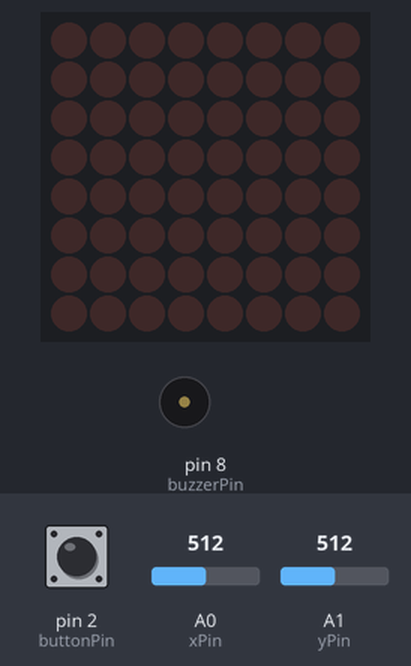
Bench run of a sketch on a simulated Arduino Uno, built with avr-gcc and run on an emulated ATmega328P. Parts: 8×8 LED matrix, buzzer (waves = sounding). The inputs (shaded band) are chosen by the test bench; at power-on: pin 2 (buttonPin) HIGH, A0 (xPin) = 512, A1 (yPin) = 512. Random numbers use the default seed unless the sketch sets one; what the sketch prints to the serial monitor is not drawn.

Above: at 1.2 s.
1.3 s: pin 2 (buttonPin) pulled LOW for 0.15 s
At 1.41 s:
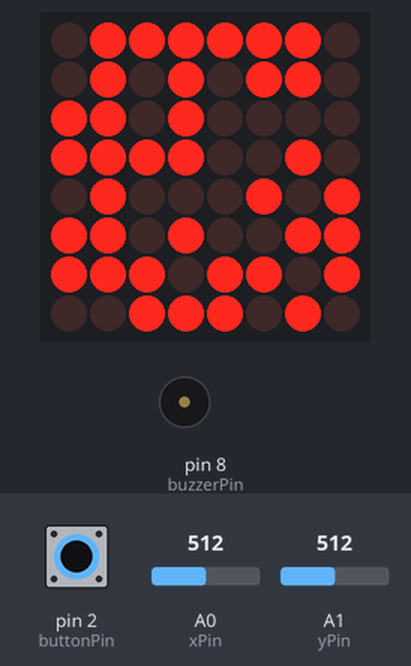
2.0 s: A0 (xPin) set to 477
3.5 s: A0 (xPin) set to 443
At 4.22 s:
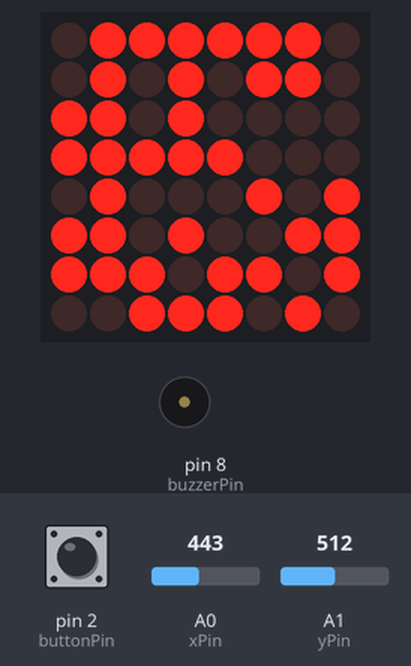
6.4 s: A1 (yPin) set to 554
7.9 s: A1 (yPin) set to 581
At 8.21 s:
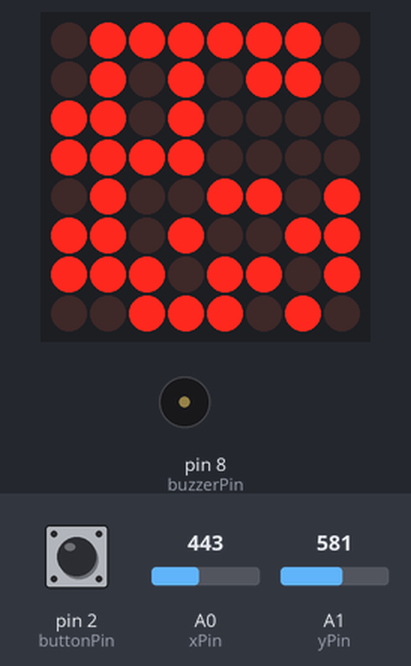
10.8 s: pin 2 (buttonPin) pulled LOW for 1 s
At 14.2 s:
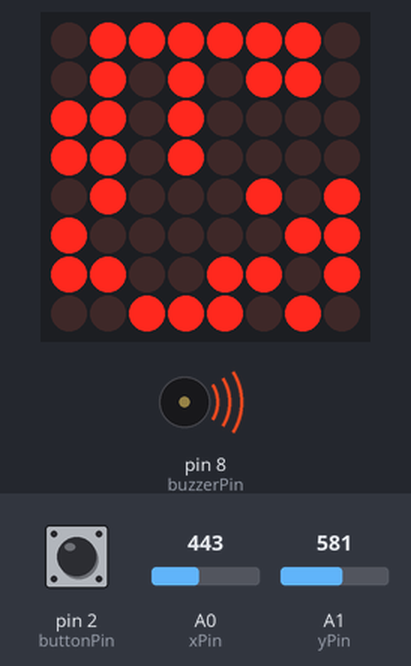
Timing chart, 0 to 15.8 s (numbered marks = the images above; inputs shaded):
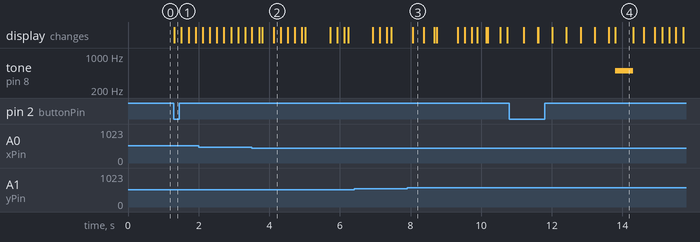

The sketch:

matrix1.ino
```cpp
//in video am scos buzzer ul pentru ca era zgomotos si deranja, i m sorry :)))))))
#include <LedControl.h>

// Pin configurations for components
const int buzzerPin = 8;
const int boomFrequency = 500;

const int DIN_PIN = 12;
const int CLK_PIN = 11;
const int CS_PIN = 10;
LedControl lc = LedControl(DIN_PIN, CLK_PIN, CS_PIN, 1);

const int BOMB_LED_PIN = 8;
const int JOYSTICK_DEADZONE = 50;
const int MOVE_INTERVAL = 300;
const int BOMB_INTERVAL = 3000;
unsigned long lastMoveTime = 0;
unsigned long bombLastPlacedTime = 0;

const int MATRIX_SIZE = 8;

const int xPin = A0;
const int yPin = A1;
const int buttonPin = 2;

// Initial player position
int playerX = MATRIX_SIZE / 2;
int playerY = MATRIX_SIZE / 2;

// Matrix to represent walls
bool walls[MATRIX_SIZE][MATRIX_SIZE];
bool wallsGenerated = false; // Flag to check if walls have been generated
bool displayHiFlag = true;   // Flag to display a greeting message
unsigned long previousMillis = 0;
const long interval = 200;

// Bomb-related variables
bool bombPlaced = false;
bool detonateFlag = false;
int bombX, bombY;

bool flagBomb = false;

unsigned long bombPreviousMillis = 0;
const long bombInterval = 100;
int score = 0;

void setup() {
  Serial.begin(9600);

  // Setup LED Matrix
  lc.shutdown(0, false);
  lc.setIntensity(0, 8);
  lc.clearDisplay(0);

  // Setup pins for components
  pinMode(buzzerPin, OUTPUT);
  pinMode(buttonPin, INPUT);
  digitalWrite(buttonPin, HIGH);
  pinMode(BOMB_LED_PIN, OUTPUT);

  // Seed for random number generation based on analog input
  randomSeed(analogRead(A2));

  // Generate initial walls
  generateRandomWalls();
}

void loop() {
  // Check if button is pressed and walls are not generated
  if (digitalRead(buttonPin) == LOW && !wallsGenerated) {
    // Generate new walls and reset game state
    generateRandomWalls();
    wallsGenerated = true;
    displayHiFlag = false;
    score = 0;
    bombPlaced = false;
    detonateFlag = false;
  }

  // Display a greeting message
  if (displayHiFlag) {
    displayHi();
  } else {
    // Read joystick values
    int xValue = analogRead(xPin);
    int yValue = analogRead(yPin);

    // Check joystick movement
    if (abs(xValue - 512) > JOYSTICK_DEADZONE || abs(yValue - 512) > JOYSTICK_DEADZONE) {
      // Move player if enough time has passed or bomb is placed
      if (millis() - lastMoveTime >= MOVE_INTERVAL || bombPlaced) {
        updatePlayerPosition(xValue, yValue);
        lastMoveTime = millis();
      }
    }

    // Check button press for bomb placement
    if (digitalRead(buttonPin) == LOW && wallsGenerated) {
      if (!bombPlaced && flagBomb) {
        placeBomb();
      }
    } else {
      // Detonate bomb if conditions are met
      if (bombPlaced && detonateFlag && millis() - bombLastPlacedTime > BOMB_INTERVAL && wallsGenerated) {
        detonateBomb();
        updateScore();
      }
    }

    // Display walls, player, and bomb status
    displayWalls();
    displayBlinkingPlayer();
    displayBlinkingBomb();

    // Check for reset condition (no walls left)
    if (noWallsLeft()) {
      wallsGenerated = false;  // Reset the state to generate new walls
      bombPlaced = false;
      detonateFlag = false;
    }
  }
}

// Function to check if the player is surrounded by walls
bool isPlayerSurrounded(int x, int y) {
  if ((x > 0 && walls[y][x - 1]) || (x < MATRIX_SIZE - 1 && walls[y][x + 1]) ||
      (y > 0 && walls[y - 1][x]) || (y < MATRIX_SIZE - 1 && walls[y + 1][x])) {
    return true;
  }
  return false;
}

// Function to play a sound when a bomb detonates
void playBoomSound() {
  tone(buzzerPin, boomFrequency, 1000);
  delay(500);
  noTone(buzzerPin);
}

// Function to generate random walls
void generateRandomWalls() {
  for (int i = 0; i < MATRIX_SIZE; i++) {
    for (int j = 0; j < MATRIX_SIZE; j++) {
      walls[i][j] = random(2) == 0;
    }
  }

  do{
  playerX = random(MATRIX_SIZE);
  playerY = random(MATRIX_SIZE);
  }while(walls[playerY][playerX] || isPlayerSurrounded(playerX, playerY));
}

// Function to display walls on the LED Matrix
void displayWalls() {
  for (int i = 0; i < MATRIX_SIZE; i++) {
    for (int j = 0; j < MATRIX_SIZE; j++) {
      if (walls[i][j]) {
        lc.setLed(0, i, j, true);
      }
    }
  }
}

// Function to display blinking player on the LED Matrix
void displayBlinkingPlayer() {
  unsigned long currentMillis = millis();
  static bool playerLEDState = false;

  if (currentMillis - previousMillis >= interval) {
    previousMillis = currentMillis;
    playerLEDState = !playerLEDState;

    lc.setLed(0, playerY, playerX, playerLEDState);
  }
}

// Function to display blinking bomb on the LED Matrix
void displayBlinkingBomb() {
  unsigned long currentMillis = millis();
  static bool bombLEDState = false;

  if (bombPlaced && detonateFlag) {
    if (currentMillis - bombPreviousMillis >= bombInterval) {
      bombPreviousMillis = currentMillis;
      bombLEDState = !bombLEDState;

      lc.setLed(0, bombY, bombX, bombLEDState);
    }
  }
}

// Function to update player position based on joystick input
void updatePlayerPosition(int xValue, int yValue) {
  int deltaX = xValue - 512;
  int deltaY = yValue - 512;

  int previousX = playerX;
  int previousY = playerY;

  lc.setLed(0, previousY, previousX, false);

  unsigned long currentMillis = millis();

  if (currentMillis - lastMoveTime >= MOVE_INTERVAL) {
    if (abs(deltaX) > JOYSTICK_DEADZONE) {
      if (deltaX > 0 && playerX < MATRIX_SIZE - 1 && !walls[playerY][playerX + 1]) {
        playerX++;
      } else if (deltaX < 0 && playerX > 0 && !walls[playerY][playerX - 1]) {
        playerX--;
      }
    }

    if (abs(deltaY) > JOYSTICK_DEADZONE) {
      if (deltaY > 0 && playerY < MATRIX_SIZE - 1 && !walls[playerY + 1][playerX]) {
        playerY++;
      } else if (deltaY < 0 && playerY > 0 && !walls[playerY - 1][playerX]) {
        playerY--;
      }

      if (playerX != previousX || playerY != previousY) {
        lc.setLed(0, playerY, playerX, true);
        flagBomb = true;
      }

      lastMoveTime = currentMillis;
    }
  }
}

// Function to check if there are no walls left
bool noWallsLeft() {
  for (int i = 0; i < MATRIX_SIZE; i++) {
    for (int j = 0; j < MATRIX_SIZE; j++) {
      if (walls[i][j]) {
        return false;
      }
    }
  }
  return true;
}

// Function to place a bomb
void placeBomb() {
  if (!bombPlaced) {
    bombX = playerX;
    bombY = playerY;
    bombPlaced = true;
    detonateFlag = true;
    digitalWrite(BOMB_LED_PIN, HIGH);
    bombLastPlacedTime = millis();
  }
}

// Function to detonate a bomb and eliminate nearby walls
void detonateBomb() {
  if (bombPlaced) {
    eliminateFirstWallInDirection(bombX, bombY, 1, 0);
    eliminateFirstWallInDirection(bombX, bombY, -1, 0);
    eliminateFirstWallInDirection(bombX, bombY, 0, 1);
    eliminateFirstWallInDirection(bombX, bombY, 0, -1);

    lc.setLed(0, bombY, bombX, false);
    digitalWrite(BOMB_LED_PIN, LOW);
    bombPlaced = false;
    detonateFlag = false;
    playBoomSound();

    score += (millis() - bombLastPlacedTime) / 1000;
  }
}

// Function to eliminate the first wall in a given direction
void eliminateFirstWallInDirection(int startX, int startY, int dirX, int dirY) {
  for (int x = startX + dirX, y = startY + dirY;
       x >= 0 && x < MATRIX_SIZE && y >= 0 && y < MATRIX_SIZE;
       x += dirX, y += dirY) {
    if (walls[y][x]) {
      walls[y][x] = false;
      lc.setLed(0, y, x, false);
      break;
    }
  }
}

// Function to display a greeting message
void displayHi() {
  const uint64_t HI_IMAGE = 0x0052525e52125200;

  unsigned long currentMillis = millis();
  if (millis() - currentMillis < interval) {
    displayImage(HI_IMAGE);
    lc.clearDisplay(0);
  }
}

// Function to display an image on the LED Matrix
void displayImage(uint64_t image) {
  for (int i = 0; i < 8; i++) {
    byte rowData = (image >> (i * 8)) & 0xFF;
    lc.setRow(0, i, rowData);
  }
}

// Function to update and display the score
void updateScore() {
  Serial.print("Score: ");
  Serial.println(score);
}
```

Measured:
- the behaviour switches between 462 and 461 on A0 (xPin) (found by bisection; images 1 and 2)
- the behaviour switches between 562 and 563 on A1 (yPin) (found by bisection; images 2 and 3)
- after the input at 10.8 s, tone on pin 8 (buzzerPin): silent → 500 Hz after 3.0 s, → silent 0.50 s later
- what the display in image 4 shows lasts 0.5 s, from 13.8 s to 14.3 s
